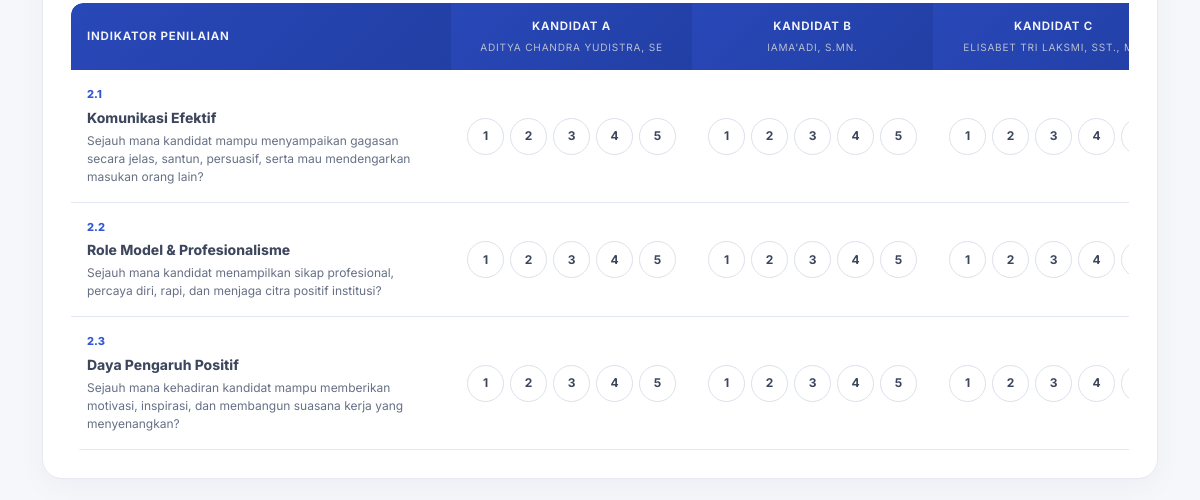
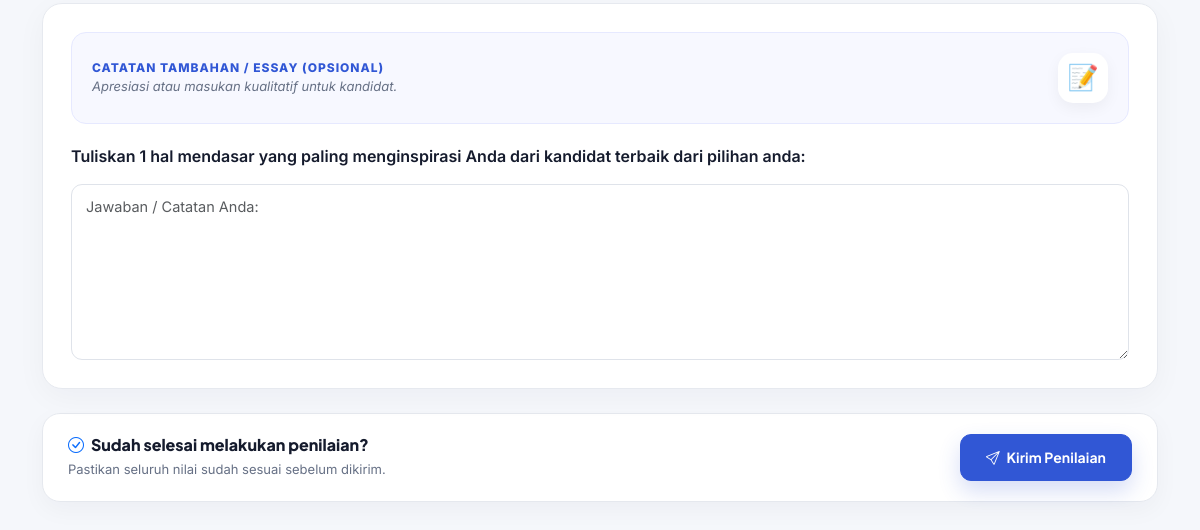
Before: / (lower part) with the older database file (2 pictures, top to bottom).
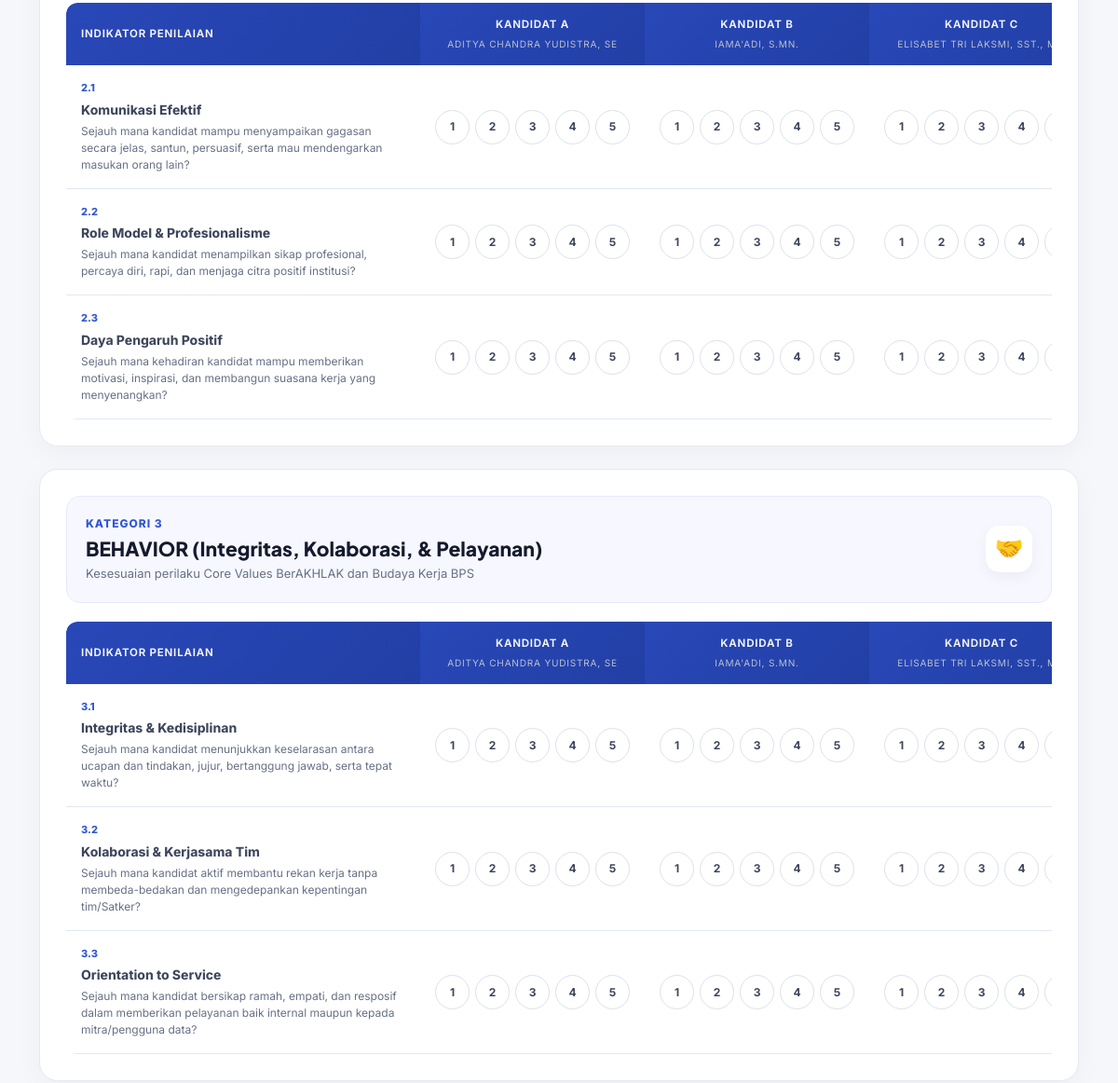
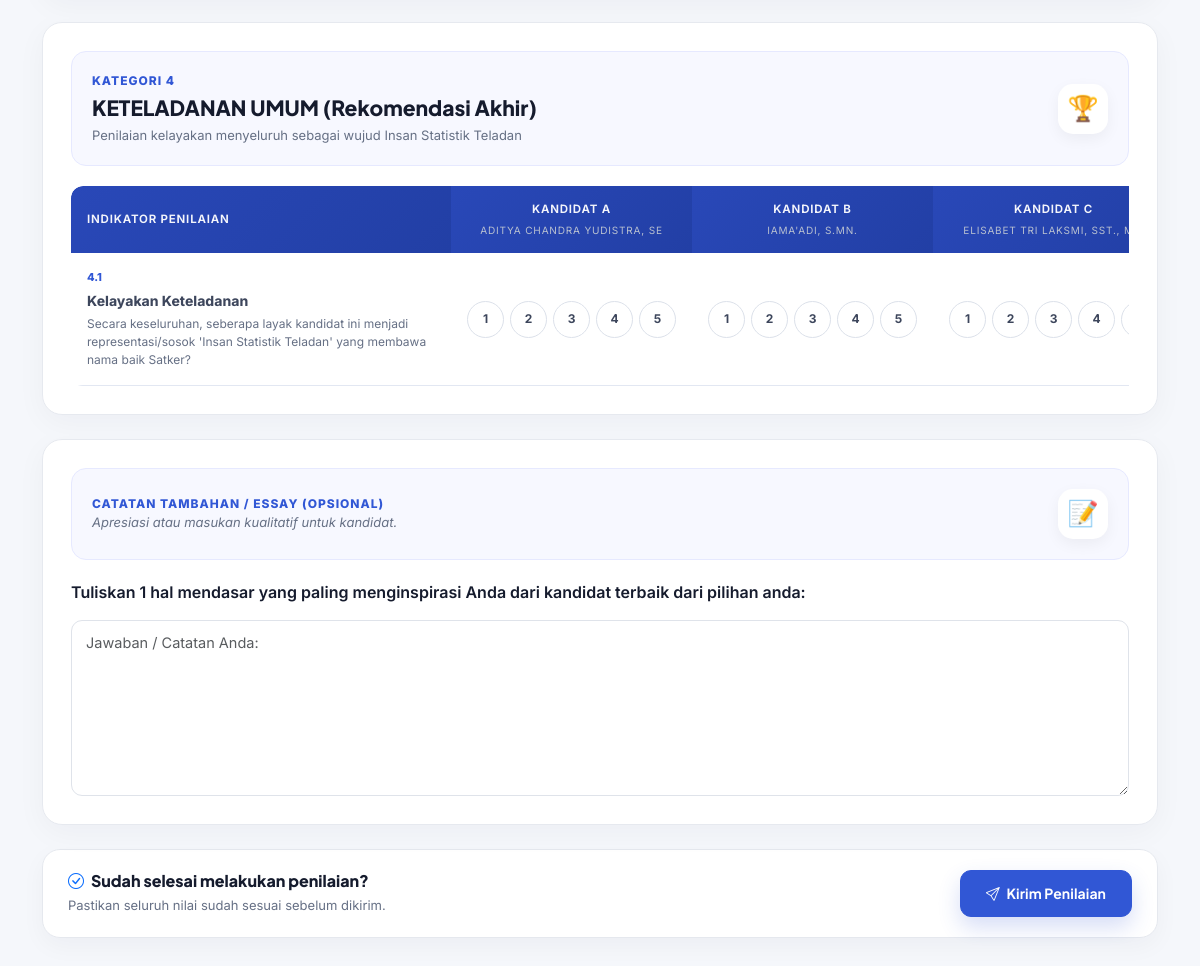
After: the same page with the newer database file (2 pictures, top to bottom).
### tables this page shows
CREATE TABLE `indicators` (
  `id` int(11) NOT NULL,
  `category_no` tinyint(4) NOT NULL,
  `category` varchar(100) NOT NULL,
  `focus` varchar(255) NOT NULL,
  `code` varchar(10) NOT NULL,
  `name` varchar(150) NOT NULL,
  `description` text NOT NULL
);

CREATE TABLE `candidates` (
  `id` int(11) NOT NULL,
  `code` char(1) NOT NULL,
  `name` varchar(150) NOT NULL,
  `position` varchar(150) DEFAULT NULL
);

### config/helpers.php (called while the page is built, shortened)
<?php
function e($value) {
    return htmlspecialchars((string)$value, ENT_QUOTES, 'UTF-8');
}
?>

### index.php (the view, shortened to what the changed rows need)
<?php
require_once "config/database.php";
require_once "config/helpers.php";
$candidates = [];
$result = $conn->query("SELECT * FROM candidates ORDER BY id");
while ($row = $result->fetch_assoc()) {
    $candidates[] = $row;
}
$indicators = [];
$result = $conn->query("SELECT * FROM indicators ORDER BY id");
while ($row = $result->fetch_assoc()) {
    $indicators[] = $row;
}
?>
<!doctype html>
<html lang="id">
<head>
    <link
        href="https://cdn.jsdelivr.net/npm/bootstrap@5.3.3/dist/css/bootstrap.min.css"
        rel="stylesheet"
    >
    <link
        href="https://cdn.jsdelivr.net/npm/bootstrap-icons@1.11.3/font/bootstrap-icons.min.css"
        rel="stylesheet"
    >
    <link
        href="assets/style.css"
        rel="stylesheet"
    >
</head>
<body>
<main class="container py-4 py-lg-5">
    <form
        action="proses_polling.php"
        method="post"
        id="pollingForm"
    >
        <?php
        $currentCategory = null;
        foreach ($indicators as $indicator):
            if ($currentCategory !== $indicator['category']):
                if ($currentCategory !== null):
        ?>
                    </tbody>
                    </table>
                    </div>
                    </section>
        <?php
                endif;
                $currentCategory = $indicator['category'];
        ?>
        <section class="poll-card mb-4">
            <div class="category-header">
                <div>
                    <div class="category-title">
                        KATEGORI
                        <?= e($indicator['category_no']) ?>
                    </div>
                    <h2>
                        <?= e($indicator['category']) ?>
                    </h2>
                    <p>
                        <?= e($indicator['focus']) ?>
                    </p>
                </div>
                <div class="category-icon">
                    <?php
                    $categoryIcons = [
                        1 => '🧠',
                        2 => '✨',
                        3 => '🤝',
                        4 => '🏆'
                    ];
                    echo $categoryIcons[
                        (int)$indicator['category_no']
                    ] ?? '📋';
                    ?>
                </div>
            </div>
            <div class="table-responsive">
                <table
                    class="table rating-table align-middle mb-0"
                >
                    <thead>
                        <tr>
                            <th style="min-width:380px">
                                Indikator Penilaian
                            </th>
                            <?php foreach ($candidates as $candidate): ?>
                                <th class="text-center">
                                    Kandidat
                                    <?= e($candidate['code']) ?>
                                    <small>
                                        <?= e($candidate['name']) ?>
                                    </small>
                                </th>
                            <?php endforeach; ?>
                        </tr>
                    </thead>
                    <tbody>
        <?php
            endif;
        ?>
        <tr>
            <td>
                <div class="indicator-code">
                    <?= e($indicator['code']) ?>
                </div>
                <div class="indicator-name">
                    <?= e($indicator['name']) ?>
                </div>
                <div class="indicator-description">
                    <?= e($indicator['description']) ?>
                </div>
            </td>
            <?php foreach ($candidates as $candidate): ?>
                <td class="text-center">
                    <div class="rating-options">
                        <?php
                        for (
                            $score = 1;
                            $score <= 5;
                            $score++
                        ):
                        ?>
                            <label>
                                <span>
                                    <?= $score ?>
                                </span>
                            </label>
                        <?php endfor; ?>
                    </div>
                </td>
            <?php endforeach; ?>
        </tr>
        <?php endforeach; ?>
                    </tbody>
                </table>
            </div>
        </section>
    </form>
</main>
</body>
</html>

Changed rows visible on the page:
added indicators: category_no "3", category "BEHAVIOR (Integritas, Kolaborasi, & Pelayanan)", focus "Kesesuaian perilaku Core Values BerAKHLAK dan Budaya Kerja BPS", category_no "🤝", code "3.1", name "Integritas & Kedisiplinan", description "Sejauh mana kandidat menunjukkan keselarasan antara ucapan dan tindakan, jujur, bertanggung jawab, serta tepat waktu?", candidates (code "A", name "ADITYA CHANDRA YUDISTRA, SE"), candidates (code "B", name "IAMA'ADI, S.MN."), candidates (code "C", name "ELISABET TRI LAKSMI, SST.,…")
added indicators: code "3.2", name "Kolaborasi & Kerjasama Tim", description "Sejauh mana kandidat aktif membantu rekan kerja tanpa membeda-bedakan dan mengedepankan kepentingan tim/Satker?"
added indicators: code "3.3", name "Orientation to Service", description "Sejauh mana kandidat bersikap ramah, empati, dan resposif dalam memberikan pelayanan baik internal maupun kepada mitra/pengguna data?"
added indicators: category_no "4", category "KETELADANAN UMUM (Rekomendasi Akhir)", focus "Penilaian kelayakan menyeluruh sebagai wujud Insan Statistik Teladan", category_no "🏆", code "4.1", name "Kelayakan Keteladanan", description "Secara keseluruhan, seberapa layak kandidat ini menjadi representasi/sosok 'Insan Statistik Teladan' yang membawa nama baik Satker?", candidates (code "A", name "ADITYA CHANDRA YUDISTRA, SE"), candidates (code "B", name "IAMA'ADI, S.MN."), candidates (code "C", name "ELISABET TRI LAKSMI, SST.,…")
